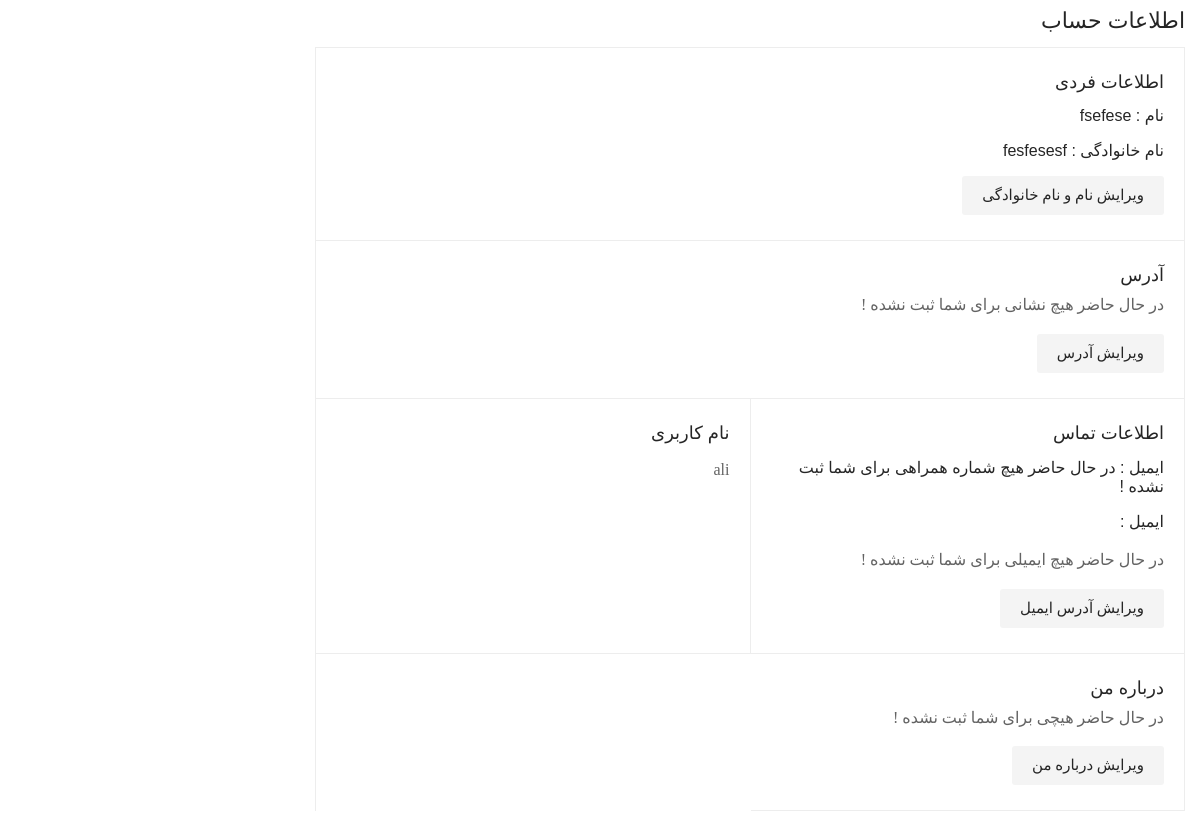
The page /user/account-info (signed in) on the database its author committed.
### account_module/models.py (models this page shows, shortened)
class User(AbstractUser):
    avatar = models.ImageField(upload_to='images/profile', verbose_name='تصویر آواتار', null=True, blank=True)
    phone = models.CharField(max_length=12,unique=True, blank=True, null=True, verbose_name='شماره شخص')
    about_user = models.TextField(null=True, blank=True, verbose_name='درباره شخص')
    province = models.CharField(max_length=100, blank=True, null=True, verbose_name='استان')
    city = models.CharField(max_length=100, blank=True, null=True, verbose_name='شهر')
    address = models.TextField(null=True, blank=True, verbose_name='آدرس')
    postal_code = models.CharField(max_length=15,null=True, blank=True, verbose_name='کد پستی')
    otp = models.PositiveIntegerField(blank=True, null=True)
    otp_create_time = models.DateTimeField(auto_now=True)
    is_active = models.BooleanField(default=True)
    activation_code = models.CharField(max_length=100, blank=True, verbose_name='کد تغییر رمز عبور')
    class Meta:
        verbose_name = 'کاربر'
        verbose_name_plural = 'کاربران'

### user_panel/views.py (the view)
# urls.py: path('account-info', views.ProfileView.as_view(), name='account_info_page'),
@method_decorator(login_required, name='dispatch')
class ProfileView(View):
    def get(self, request: HttpRequest):
        current_user = User.objects.filter(id=request.user.id).first()
        context = {
            'user': current_user
        }
        return render(request, 'user_panel/account_info.html', context)

### user_panel/templates/user_panel/account_info.html (shortened to what this page needs)
{% extends 'shared/layout.html' %}
{% load render_partial %}
{% block content %}
<section class="account_section section_space">
            <div class="container">
                <div class="row">
                    <div class="col col-lg-9">
                        <div class="account_content_area">
                            <h3>اطلاعات حساب</h3>
                            <ul class="content_layout ul_li_block">
                                <li>
                                    <h4>اطلاعات فردی</h4>
                                    {% if user.first_name %}
                                    	<h6 class="mb-3">نام : {{ user.first_name }}</h6>
                                        {% else %}
                                        <h6 class="mb-3">نام : در حال حاضر هیچ نامی برای شما ثبت نشده !</h6>
                                    {% endif %}
                                    {% if user.last_name %}
                                    	<h6 class="mb-3">نام خانوادگی : {{ user.last_name }}</h6>
                                        {% else %}
                                        <h6 class="mb-3">نام خانوادگی : در حال حاضر هیچ نام خانوادگی برای شما ثبت نشده !</h6>
                                    {% endif %}
                                <a class="btn btn_gray" href="{% url 'edit_profile_page' %}">ویرایش نام و نام خانوادگی</a>
                                </li>
                                <li>
                                    <h4>آدرس</h4>
                                    {% if user.address %}
                                    	<p>
                                        {{ user.address }}
                                        </p>
                                        {% else %}
                                        <p> در حال حاضر هیچ نشانی برای شما ثبت نشده ! </p>
                                    {% endif %}
                                    <a class="btn btn_gray" href="{% url 'edit_profile_page' %}">ویرایش آدرس</a>
                                </li>
                                <li>
                                    <h4 class="mb-3">اطلاعات تماس</h4>
                                    {% if user.phone %}
                                    	<h6 class="mb-3">شماره همراه : {{ user.phone }}</h6>
                                        {% else %}
                                        <h6 class="mb-3">ایمیل : در حال حاضر هیچ شماره همراهی برای شما ثبت نشده !</h6>
                                    {% endif %}
                                    {% if user.email %}
                                    	<h6 class="mb-3">ایمیل : {{ user.email }}</h6>
                                        {% else %}
                                        <h6 class="mb-3">ایمیل : </h6>
                                        <p>در حال حاضر هیچ ایمیلی برای شما ثبت نشده !</p>
                                    {% endif %}
                                <a class="btn btn_gray" href="{% url 'edit_profile_page' %}">ویرایش آدرس ایمیل</a>
                                </li>
                                <li>
                                    <h4>نام کاربری</h4>
                                    <p>
                                         {{ user.username }}
                                    </p>
                                </li>
                                <li>
                                    <h4>درباره من</h4>
                                    {% if user.about_user %}
                                    	<p>
                                        {{ user.about_user }}
                                        </p>
                                        {% else %}
                                        <p> در حال حاضر هیچی برای شما ثبت نشده ! </p>
                                    {% endif %}
                                    <a class="btn btn_gray" href="{% url 'edit_profile_page' %}">ویرایش درباره من</a>
                                </li>
                            </ul>
                        </div>
                    </div>
                </div>
            </div>
        </section>
{% endblock %}

### rows shown on the page
User: first_name "fsefese", last_name "fesfesesf", username "ali"
